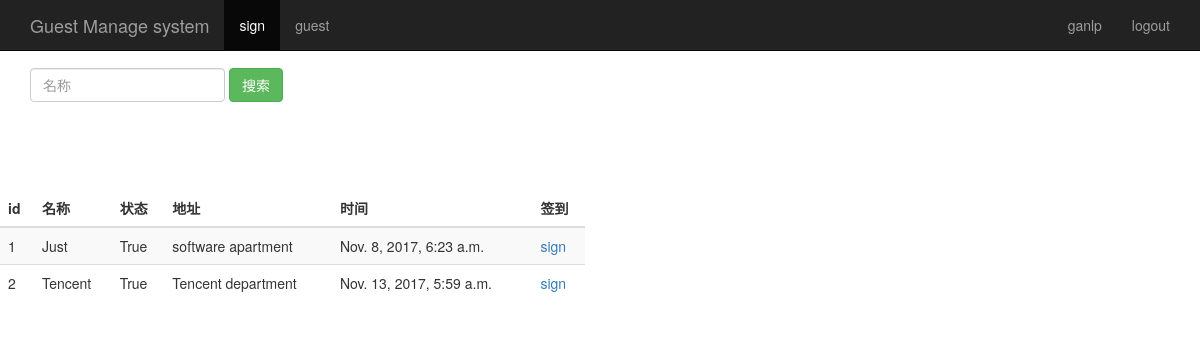
The page /event_manage/ (signed in) on the database its author committed.
### sign/models.py (models this page shows, shortened)
class Event(models.Model):
	name=models.CharField(max_length=100)
	status=models.BooleanField()
	address=models.CharField(max_length=200)
	start_time=models.DateTimeField('events time')
	create_time=models.DateTimeField(auto_now=True)

### sign/views.py (the view)
# urls.py: url(r'^event_manage/$',views.event_manage),
@login_required
def event_manage(request):
	event_list=Event.objects.all()
	username=request.session.get('user','')
	return render(request,"event_manage.html",{"user":username,"events":event_list})

### sign/templates/event_manage.html (shortened to what this page needs)
<!DOCTYPE html>
{% load staticfiles %}
<html>
	<head>
	   	<link href="http://libs.baidu.com/bootstrap/3.0.3/css/bootstrap.min.css" rel="stylesheet">
	</head>
	<body role="document">
		<nav class="navbar navbar-inverse navbar-fixed-top">
			<div class="container">
				<div class="navbar-header">
					<a class="navbar-brand" href="/event_manage/">Guest Manage system</a>
				</div>
				<div id="navbar" class="collapse navbar-collapse">
					<ul class="nav navbar-nav">
						<li class="active"><a href="#">sign</a></li>
						<li><a href="/guest_manage/">guest</a></li>
					</ul>
					<ul class="nav navbar-nav navbar-right">
						<li><a href="#">{{user}}</a></li>
						<li><a href="/logout/">logout</a></li>
					</ul>
				</div>
			</div>
		</nav>
		<div class="page-headers" style="padding-top:60px;">
			<div id="navbar" class="navbar-collapse collapse">
				<form class="navbar-form" method="get" action="/search_name/">
					<div class="form-group">
						<input name="name" type="text" placeholder="名称" class="form-control">
					</div>
					<button type="submit" class="btn btn-success">搜索</button>
				</form>
			</div>
		</div>
		<div class="row" style="padding-top:80px;">
			<div class="col-md-6">
				<table class="table table-striped">
					<thead>
						<tr>
							<th>id</th><th>名称</th><th>状态</th><th>地址</th><th>时间</th><th>签到</th>
						</tr>
					</thead>
					<tbody>
						{% for event in events %}
							<tr>
								<td>{{ event.id }}</td>
								<td>{{ event.name }}</td>
								<td>{{ event.status }}</td>
								<td>{{ event.address }}</td>
								<td>{{ event.start_time }}</td>
								<td><a href="/sign_index_action/{{ event.id }}/" target="{{ event.id }}_blank">sign</a></td>
							</tr>
						{% endfor %}
					</tbody>
				</table>
			</div>
		</div>
	</body>
</html>

### rows shown on the page
Event: id "1", name "Just", status "True", address "software apartment", start_time "Nov. 8, 2017, 6:23 a.m."
Event: id "2", name "Tencent", status "True", address "Tencent department", start_time "Nov. 13, 2017, 5:59 a.m."

### other values the page prints
{{ user }} "ganlp"
